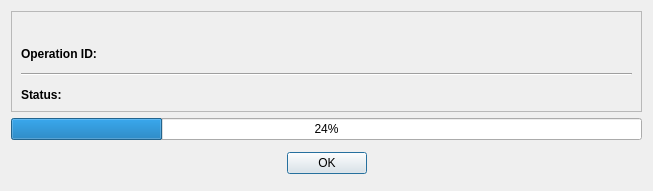
<?xml version="1.0" encoding="UTF-8"?>
<ui version="4.0">
 <class>ResultsDialog</class>
 <widget class="QDialog" name="ResultsDialog">
  <property name="geometry">
   <rect>
    <x>0</x>
    <y>0</y>
    <width>653</width>
    <height>191</height>
   </rect>
  </property>
  <property name="sizePolicy">
   <sizepolicy hsizetype="Preferred" vsizetype="Minimum">
    <horstretch>0</horstretch>
    <verstretch>0</verstretch>
   </sizepolicy>
  </property>
  <property name="windowTitle">
   <string>Dialog</string>
  </property>
  <layout class="QVBoxLayout" name="verticalLayout_2">
   <item>
    <widget class="QFrame" name="frame">
     <property name="sizePolicy">
      <sizepolicy hsizetype="Expanding" vsizetype="Minimum">
       <horstretch>0</horstretch>
       <verstretch>0</verstretch>
      </sizepolicy>
     </property>
     <property name="frameShape">
      <enum>QFrame::StyledPanel</enum>
     </property>
     <property name="frameShadow">
      <enum>QFrame::Raised</enum>
     </property>
     <layout class="QVBoxLayout" name="verticalLayout">
      <item>
       <layout class="QGridLayout" name="gridLayout">
        <property name="spacing">
         <number>12</number>
        </property>
        <item row="2" column="0" colspan="2">
         <widget class="Line" name="line">
          <property name="orientation">
           <enum>Qt::Horizontal</enum>
          </property>
         </widget>
        </item>
        <item row="0" column="1">
         <widget class="QLabel" name="labelRecordText">
          <property name="sizePolicy">
           <sizepolicy hsizetype="Expanding" vsizetype="Preferred">
            <horstretch>0</horstretch>
            <verstretch>0</verstretch>
           </sizepolicy>
          </property>
          <property name="font">
           <font>
            <weight>50</weight>
            <bold>false</bold>
           </font>
          </property>
          <property name="cursor">
           <cursorShape>IBeamCursor</cursorShape>
          </property>
          <property name="toolTip">
           <string/>
          </property>
          <property name="text">
           <string notr="true"/>
          </property>
          <property name="alignment">
           <set>Qt::AlignLeading|Qt::AlignLeft|Qt::AlignVCenter</set>
          </property>
          <property name="textInteractionFlags">
           <set>Qt::LinksAccessibleByMouse|Qt::TextSelectableByKeyboard|Qt::TextSelectableByMouse</set>
          </property>
         </widget>
        </item>
        <item row="3" column="0">
         <widget class="QLabel" name="labelResult">
          <property name="font">
           <font>
            <weight>75</weight>
            <bold>true</bold>
           </font>
          </property>
          <property name="text">
           <string>Status:</string>
          </property>
         </widget>
        </item>
        <item row="3" column="1">
         <widget class="QLabel" name="labelResultText">
          <property name="sizePolicy">
           <sizepolicy hsizetype="Expanding" vsizetype="Preferred">
            <horstretch>0</horstretch>
            <verstretch>0</verstretch>
           </sizepolicy>
          </property>
          <property name="font">
           <font>
            <weight>75</weight>
            <bold>true</bold>
           </font>
          </property>
          <property name="cursor">
           <cursorShape>IBeamCursor</cursorShape>
          </property>
          <property name="toolTip">
           <string/>
          </property>
          <property name="text">
           <string notr="true"/>
          </property>
          <property name="alignment">
           <set>Qt::AlignLeading|Qt::AlignLeft|Qt::AlignVCenter</set>
          </property>
          <property name="textInteractionFlags">
           <set>Qt::LinksAccessibleByMouse|Qt::TextSelectableByKeyboard|Qt::TextSelectableByMouse</set>
          </property>
         </widget>
        </item>
        <item row="1" column="1">
         <widget class="QLabel" name="labelOperationIdText">
          <property name="sizePolicy">
           <sizepolicy hsizetype="Expanding" vsizetype="Preferred">
            <horstretch>0</horstretch>
            <verstretch>0</verstretch>
           </sizepolicy>
          </property>
          <property name="font">
           <font>
            <weight>50</weight>
            <bold>false</bold>
           </font>
          </property>
          <property name="cursor">
           <cursorShape>IBeamCursor</cursorShape>
          </property>
          <property name="toolTip">
           <string/>
          </property>
          <property name="text">
           <string notr="true"/>
          </property>
          <property name="alignment">
           <set>Qt::AlignLeading|Qt::AlignLeft|Qt::AlignVCenter</set>
          </property>
          <property name="textInteractionFlags">
           <set>Qt::LinksAccessibleByMouse|Qt::TextSelectableByKeyboard|Qt::TextSelectableByMouse</set>
          </property>
         </widget>
        </item>
        <item row="1" column="0">
         <widget class="QLabel" name="labelOperationId">
          <property name="font">
           <font>
            <weight>75</weight>
            <bold>true</bold>
           </font>
          </property>
          <property name="text">
           <string>Operation ID:</string>
          </property>
         </widget>
        </item>
        <item row="0" column="0">
         <widget class="QLabel" name="labelRecord">
          <property name="font">
           <font>
            <weight>75</weight>
            <bold>true</bold>
           </font>
          </property>
          <property name="text">
           <string/>
          </property>
         </widget>
        </item>
       </layout>
      </item>
     </layout>
    </widget>
   </item>
   <item>
    <widget class="QProgressBar" name="progressBar">
     <property name="toolTip">
      <string>The operation was submitted in background. Please wait.</string>
     </property>
     <property name="value">
      <number>24</number>
     </property>
    </widget>
   </item>
   <item>
    <widget class="QDialogButtonBox" name="buttonBox">
     <property name="sizePolicy">
      <sizepolicy hsizetype="Expanding" vsizetype="Preferred">
       <horstretch>0</horstretch>
       <verstretch>0</verstretch>
      </sizepolicy>
     </property>
     <property name="standardButtons">
      <set>QDialogButtonBox::Ok</set>
     </property>
     <property name="centerButtons">
      <bool>true</bool>
     </property>
    </widget>
   </item>
  </layout>
 </widget>
 <resources/>
 <connections/>
</ui>
